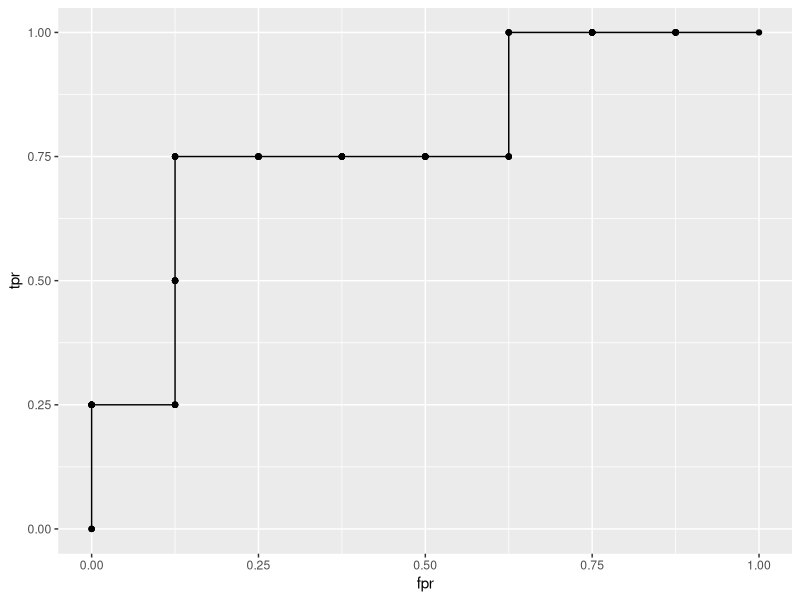
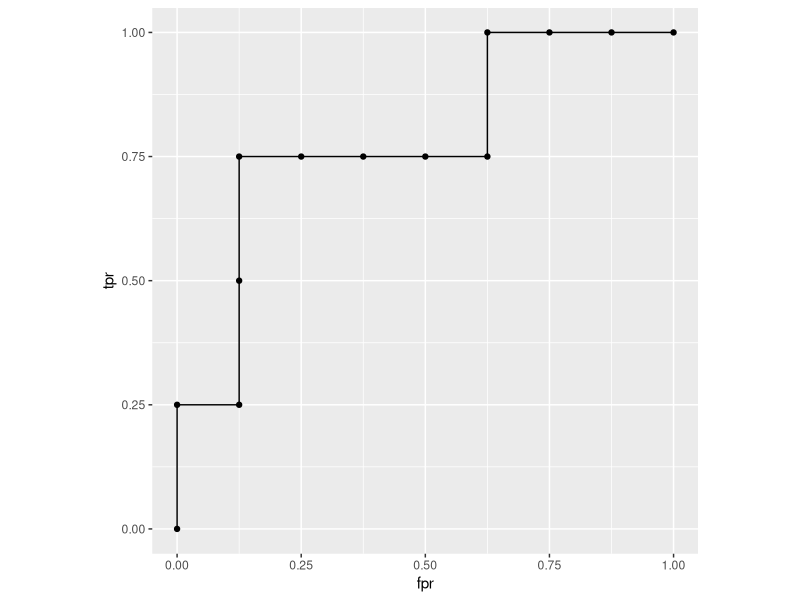

The R source for these figures, in order:
## ---- chunk 1
suppressMessages(library(dplyr))
suppressMessages(library(ggplot2))
## ---- chunk 2
# The tibble package helps us write dataframes in a human-friendly way.
ps <- tibble::tribble(
    ~prediction, ~actual,
    0.98,        1,
    0.87,        0,
    0.82,        1,
    0.72,        1,
    0.66,        0,
    0.53,        0,
    0.42,        0,
    0.30,        0,
    0.25,        1,
    0.21,        0,
    0.10,        0,
    0.01,        0
  )
## ---- chunk 3
step <- 0.01 # Our small step

# Pre-allocate data structure to hold ROC plot coordinates
rocPoints <- data.frame(threshold = seq(0, 1 + step, step),
                        fpr = NA,
                        tpr = NA)
nPos = sum(ps$actual)   # Total actual positive for calculating tpr
nNeg = nrow(ps) - nPos  # Total actual negative for calculating fpr

for (i in seq_along(rocPoints$threshold)) {
  threshold <-  1 + step - step * (i - 1) # start at 1 + step, work down
  tp <- nrow(ps[ps$actual == 1 & ps$prediction >= threshold, ])
  fp <- nrow(ps[ps$actual == 0 & ps$prediction >= threshold, ])
  rocPoints[i, "fpr"] <- fp / nNeg
  rocPoints[i, "tpr"] <- tp / nPos
}

ggplot(rocPoints, aes(x = fpr, y = tpr)) +
  geom_step() +
  geom_point()
## ---- chunk 4
# First sort our output by predicted value
ps <- arrange(ps, desc(prediction))

# Then use cumulative sums!
rocPoints <- data.frame(fpr = c(0, cumsum(!ps$actual) / sum(!ps$actual)),
                        tpr = c(0, cumsum(ps$actual) / sum(ps$actual)))

ggplot(rocPoints, aes(x = fpr, y = tpr)) +
  geom_step() +
  geom_point() +
  coord_fixed()
